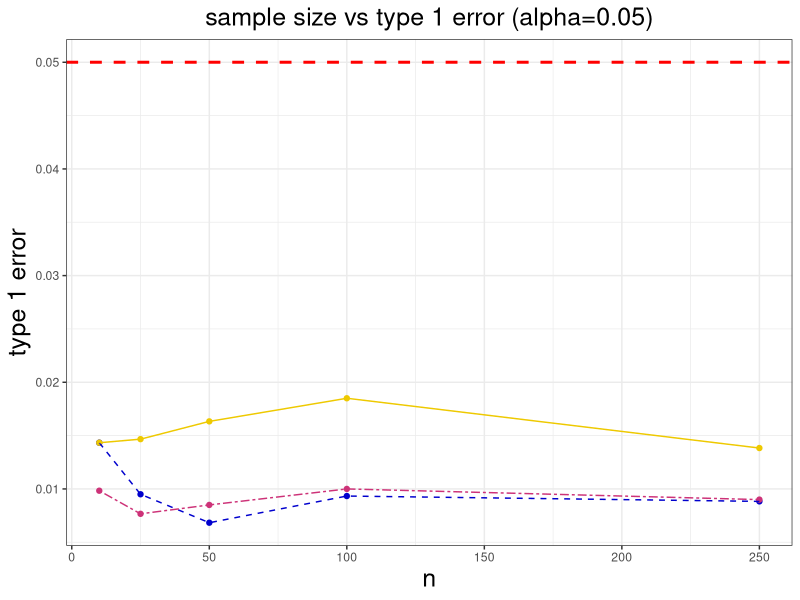
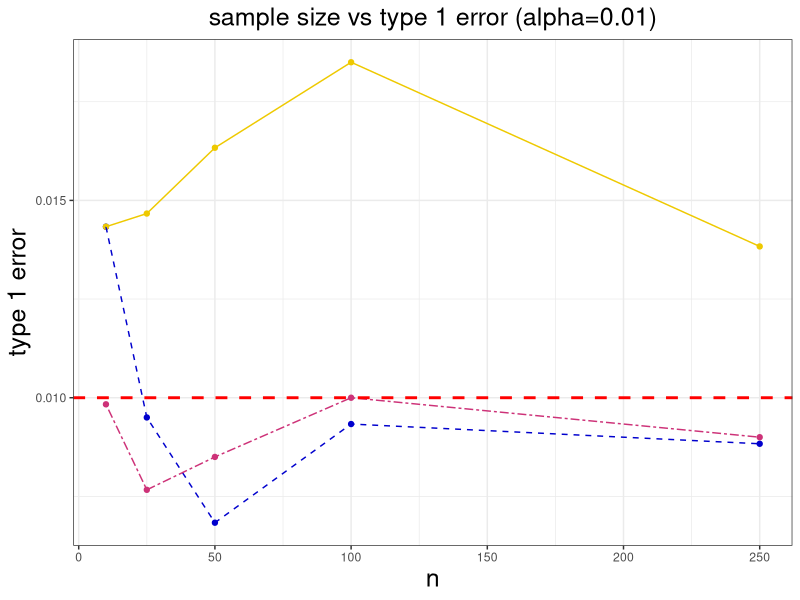

These charts were generated, in order, by the following R code:
# Problem 2
# change alpha with 0.05 and 0.01 here
alpha <- 0.01
p0 <- c(0.05, 0.1, 0.2, 0.3, 0.4, 0.5)
n0 <- c(10, 25, 50, 100, 250)

rej.lrt <- matrix(0, nrow = length(n0), ncol = length(p0))
rej.sc <- matrix(0, nrow = length(n0), ncol = length(p0))
rej.wl <- matrix(0, nrow = length(n0), ncol = length(p0))

# run three tests and compute type 1 error
for (i in 1:length(n0)) {
  for (j in 1:length(p0)) {
    set.seed(123)
    y0 <- rbinom(1000, n0[i], p0[j]) 
    for (k in 1:length(y0)) {
      
      # loglikelihood and finding MLE
      loglik <- function(p, y, n) log(choose(n, y)) + y*log(p) +(n-y)*log(1-p)
      negloglik <- function (p, y, n) - loglik(p, y, n)
      out.nlm <- nlm(negloglik, 0.01, y = y0[k], n = n0[i], hessian = TRUE)
      phat <- out.nlm$estimate
      se <- sqrt(1/out.nlm$hessian)
      
      # LRT for H0: p=p0, and compute p-value
      lrt.stat <- 2*(loglik(phat, y0[k], n0[i]) - loglik(p0[j], y0[k], n0[i]))
      pval.lrt <- 1 - pchisq(lrt.stat, df=1)
      rej1 <- ifelse(pval.lrt < alpha, 1, 0)
      rej.lrt[i,j] <- rej1 + rej.lrt[i,j]
      
      # score test and compute p-value
      score <- function(p, y, n) y/p - (n-y)/(1-p)
      info <- function(p, n) n/p/(1-p)
      sc.stat <- score(p0[j], y0[k], n0[i])/sqrt(info(p0[j], n0[i]))
      pval.sc <- 2*(1-pnorm(abs(sc.stat)))
      # 1 - pchisq(sc.stat^2, df=1)  (should be equal to pval.sc)
      rej2 <- ifelse(pval.sc < alpha, 1, 0)
      rej.sc[i,j] <- rej2 + rej.sc[i,j]
      
      # wald test and compute p-value
      z <- (phat-p0[j])/se
      pval.wl <- 2*(1-pnorm(abs(z)))
      rej3 <- ifelse(pval.wl < alpha, 1, 0)
      rej.wl[i,j] <- rej3 + rej.wl[i,j]
    }
  }
}

############################## result analysis I ##############################
# result analysis I: sum up all errors of all p0 and n0
numrej.lrt <- sum(rej.lrt)
numrej.sc <- sum(rej.sc)
numrej.wl <- sum(rej.wl)

# when alpha = 0.05, run this code only
perc.lrt1 <- (numrej.lrt)/(6*5*1000)
perc.sc1 <- (numrej.sc)/(6*5*1000)
perc.wl1 <- (numrej.wl)/(6*5*1000)
alpha1.rej1 <- round(c(0.05, perc.lrt1, perc.sc1, perc.wl1), 5)
print(alpha1.rej1)

# when alpha = 0.01, skip part above and run code here
perc.lrt2 <- (numrej.lrt)/(6*5*1000)
perc.sc2 <- (numrej.sc)/(6*5*1000)
perc.wl2 <- (numrej.wl)/(6*5*1000)
alpha2.rej2 <- round(c(0.01, perc.lrt2, perc.sc2, perc.wl2), 5)
print(alpha2.rej2)

# summarize above results
data.frame(alpha1.rej1, alpha2.rej2, row.names = c("alpha", "lrt", "sc", "wl"))

############################## result analysis II ##############################
# result analysis II: sum up errors of all p0 for each n0
library(ggplot2)

# when alpha = 0.05
# summarize result of errors
err1 <- matrix(0, nrow = 5, ncol = 4)
for(i in 1:length(n0)) {
  err1[i,1] <- n0[i]
  err1[i,2] <- (rowSums(rej.lrt)/(6*1000))[i]
  err1[i,3] <- (rowSums(rej.sc)/(6*1000))[i]
  err1[i,4] <- (rowSums(rej.wl)/(6*1000))[i]
}
colnames(err1) <- c("n0", "lrt", "sc", "wl")
err1.df <- data.frame(err1)

# plot n0 vs error with alpha=0.05
ggplot(err1.df, aes(x=n0)) +
  geom_point(aes(y=lrt), color = "blue3") +
  geom_point(aes(y=sc), color = "violetred3") + 
  geom_point(aes(y=wl), color = "gold2") +
  geom_line(aes(y=lrt), linetype = 2, color = "blue3") +
  geom_line(aes(y=sc), linetype = 6, color = "violetred3") + 
  geom_line(aes(y=wl), color = "gold2") +
  geom_hline(yintercept = 0.05, linetype = "dashed", color = "red", size = 1) +
  labs(x = "n", y = "type 1 error", title = "sample size vs type 1 error (alpha=0.05)") + 
  scale_colour_manual(name = "tests", 
                      labels = c("lrt", "sc", "wl"),
                      values = c("lrt"="blue3", 
                                 "sc"="violetred3",
                                 "wl"="gold2")) +
  theme_bw() +
  theme(plot.title = element_text(hjust = 0.5, size = 18),
        axis.title.x = element_text(size = 18),
        axis.title.y = element_text(size = 18))


# when alpha = 0.01
# summarize result of errors
err2 <- matrix(0, nrow = 5, ncol = 4)
for(i in 1:length(n0)) {
  err2[i,1] <- n0[i]
  err2[i,2] <- (rowSums(rej.lrt)/(6*1000))[i]
  err2[i,3] <- (rowSums(rej.sc)/(6*1000))[i]
  err2[i,4] <- (rowSums(rej.wl)/(6*1000))[i]
}
colnames(err2) <- c("n0", "lrt", "sc", "wl")
err2.df <- data.frame(err2)

# plot n0 vs error with alpha=0.01
ggplot(err2.df, aes(x=n0)) +
  geom_point(aes(y=lrt), color = "blue3") +
  geom_point(aes(y=sc), color = "violetred3") + 
  geom_point(aes(y=wl), color = "gold2") +
  geom_line(aes(y=lrt), linetype = 2, color = "blue3") +
  geom_line(aes(y=sc), linetype = 6, color = "violetred3") + 
  geom_line(aes(y=wl), color = "gold2") +
  geom_hline(yintercept = 0.01, linetype = "dashed", color = "red", size = 1) +
  labs(x = "n", y = "type 1 error", title = "sample size vs type 1 error (alpha=0.01)") + 
  scale_colour_manual(name = "tests", 
                      labels = c("lrt", "sc", "wl"),
                      values = c("blue3", 
                                 "violetred3",
                                 "gold2")) +
  theme_bw() +
  theme(plot.title = element_text(hjust = 0.5, size = 18),
        axis.title.x = element_text(size = 18),
        axis.title.y = element_text(size = 18)) 
  

